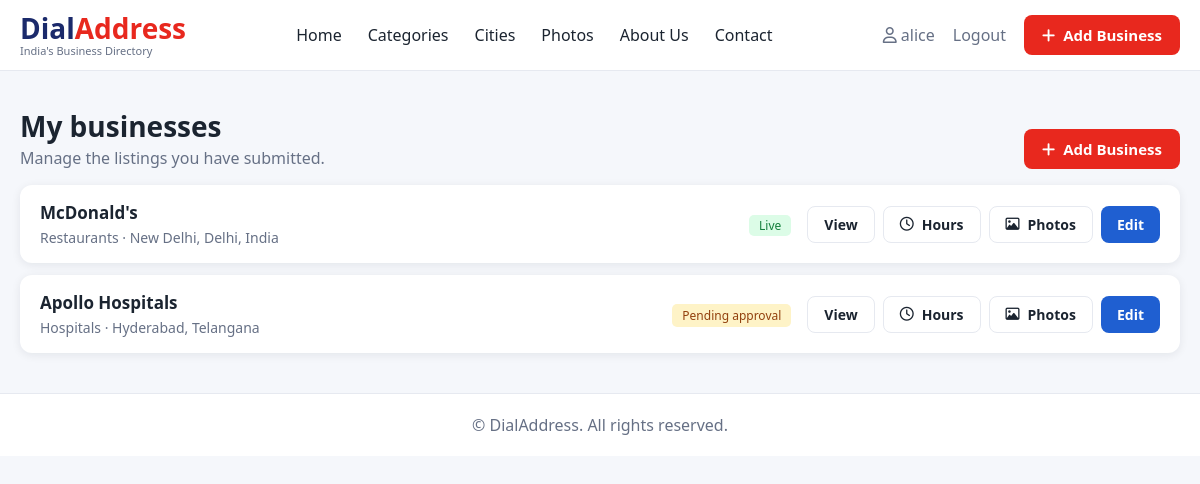
Page /my-businesses/ (signed in) on the earlier database version.
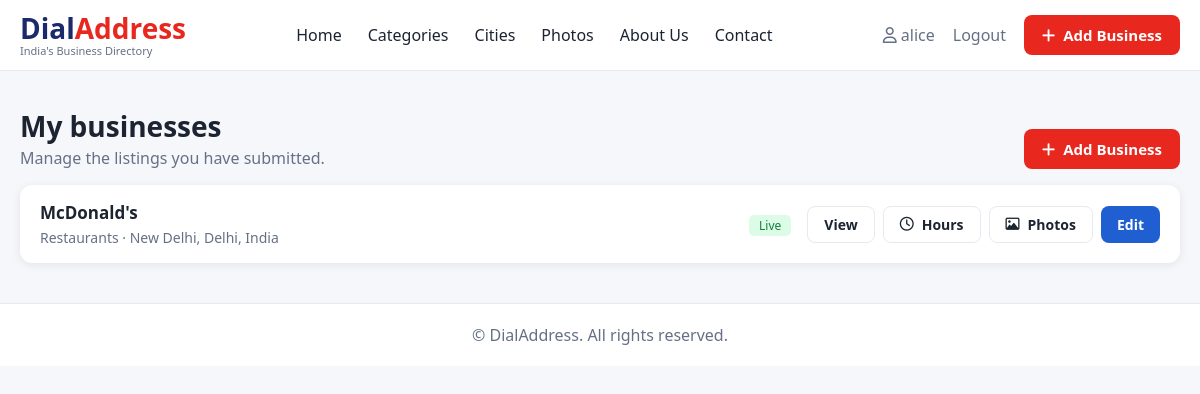
Same page on the later database version.
### directory/models.py (models this page shows, shortened)
class Business(models.Model):
    name = models.CharField(max_length=200)
    slug = models.SlugField(max_length=220, unique=True, blank=True)
    category = models.ForeignKey(
        Category, on_delete=models.CASCADE, related_name="businesses",
        limit_choices_to={"parent__isnull": True},
    )
    subcategory = models.ForeignKey(
        Category, on_delete=models.SET_NULL, null=True, blank=True,
        related_name="sub_businesses",
        limit_choices_to={"parent__isnull": False},
    )
    owner = models.ForeignKey(
        settings.AUTH_USER_MODEL, on_delete=models.SET_NULL,
        null=True, blank=True, related_name="businesses",
        help_text="User who submitted this listing (empty for listings you add yourself).",
    )
    city = models.ForeignKey(
        City, on_delete=models.CASCADE, related_name="businesses"
    )
    description = models.TextField(blank=True)
    about_heading = models.CharField(
        "About heading", max_length=150, blank=True, default="",
        help_text="Optional heading shown under 'About Us', e.g. 'Serving Delhi since 1990'.",
    )
    about = models.TextField(
        blank=True, help_text="Long 'About Us' text. If empty, the short description is used."
    )
    features = models.ManyToManyField(Feature, blank=True, related_name="businesses")
    services = models.TextField(
        blank=True, help_text="Comma separated, e.g. Burgers, Beverages, Fast Food"
    )
    established_year = models.PositiveSmallIntegerField(null=True, blank=True)
    payment_methods = models.CharField(
        max_length=300, blank=True,
        help_text="Comma separated, e.g. Cash, UPI, Credit/Debit Cards",
    )
    address = models.CharField(max_length=300)
    phone = models.CharField(max_length=20)
    whatsapp = models.CharField(
        max_length=20, blank=True,
        help_text="Number with country code, e.g. 919876543210"
    )
    email = models.EmailField(blank=True)
    website = models.URLField(blank=True)
    logo = models.ImageField(upload_to="logos/", blank=True, null=True)
    logo_bg_color = models.CharField(
        "Logo background color", max_length=7, default="#FFFFFF", blank=True,
        validators=[RegexValidator(r"^#[0-9a-fA-F]{6}$", "Enter a color like #FFFFFF.")],
        help_text="Background shown behind the logo (or the initials when there is no logo). Default is pure white.",
    )
    cover_image = models.ImageField(upload_to="covers/", blank=True, null=True)
    latitude = models.DecimalField(
        max_digits=9, decimal_places=6, blank=True, null=True
    )
    longitude = models.DecimalField(
        max_digits=9, decimal_places=6, blank=True, null=True
    )
    rating = models.DecimalField(max_digits=2, decimal_places=1, default=0)
    review_count = models.PositiveIntegerField(default=0)
    is_verified = models.BooleanField(default=False)
    is_featured = models.BooleanField(default=False)
    is_active = models.BooleanField(default=True)
    created_at = models.DateTimeField(auto_now_add=True)
    updated_at = models.DateTimeField(null=True, blank=True, editable=False)
    class Meta:
        verbose_name_plural = "businesses"
        ordering = ["-is_featured", "-rating", "name"]
    @property
    def initials(self):
        words = [w for w in self.name.split() if w[0].isalnum()]
        if not words:
            return "?"
        if len(words) == 1:
            return words[0][:2].upper()
        return (words[0][0] + words[1][0]).upper()

class Category(models.Model):
    name = models.CharField(max_length=100, unique=True)
    slug = models.SlugField(max_length=120, unique=True, blank=True)
    icon = models.CharField(
        max_length=50, blank=True,
        help_text="Icon class name, e.g. 'fa-utensils'"
    )
    parent = models.ForeignKey(
        "self", on_delete=models.CASCADE, null=True, blank=True,
        related_name="children",
        help_text="Leave empty for a main category. Set it to make a subcategory (e.g. Fast Food under Restaurants).",
    )
    info_heading = models.CharField(
        "Panel heading", max_length=150, blank=True, default="",
        help_text="Heading shown in the More panel. Leave empty to use About plus the category name.",
    )
    info_subheading = models.CharField(
        "Panel subheading", max_length=250, blank=True, default="",
        help_text="One line shown under the heading.",
    )
    info_content = models.TextField(
        "Panel description", blank=True, default="",
        help_text="Separate paragraphs with a blank line. The More button only appears when this is filled in.",
    )
    class Meta:
        verbose_name_plural = "categories"
        ordering = ["name"]

class City(models.Model):
    country = models.ForeignKey(
        Country, on_delete=models.CASCADE,
        related_name="cities", null=True
    )
    name = models.CharField(max_length=100)
    state = models.CharField(max_length=100, blank=True)
    slug = models.SlugField(max_length=150, unique=True, blank=True)
    class Meta:
        verbose_name_plural = "cities"
        ordering = ["name"]
        unique_together = ("country", "name", "state")
    def __str__(self):
        parts = [self.name, self.state, self.country.name if self.country else ""]
        return ", ".join(p for p in parts if p)

class Country(models.Model):
    name = models.CharField(max_length=100, unique=True)
    code = models.CharField(
        max_length=2, unique=True,
        help_text="2-letter ISO code, e.g. IN, US, AE"
    )
    slug = models.SlugField(max_length=120, unique=True, blank=True)
    class Meta:
        verbose_name_plural = "countries"
        ordering = ["name"]

### directory/views.py (the view)
# urls.py: path("my-businesses/", views.my_businesses, name="my_businesses"),
@login_required
def my_businesses(request):
    items = request.user.businesses.select_related("category", "city")
    return render(request, "directory/my_businesses.html", {"items": items})

### directory/templates/directory/my_businesses.html (shortened to what this page needs)
{% extends "directory/base.html" %}
{% block content %}
<div class="container form-page">
  <div class="section-head">
    <div>
      <h2>My businesses</h2>
      <p>Manage the listings you have submitted.</p>
    </div>
    <a class="btn btn-red" href="{% url 'add_business' %}"><i class="fa-solid fa-plus"></i> Add Business</a>
  </div>
  {% if items %}
    <div class="my-list">
      {% for b in items %}
        <div class="my-row">
          <div class="my-info">
            <h3>{{ b.name }}</h3>
            <p>{{ b.category.name }} &middot; {{ b.city }}</p>
          </div>
          <div>
            {% if b.is_active %}<em class="badge-open">Live</em>{% else %}<em class="badge-pending">Pending approval</em>{% endif %}
          </div>
        <div class="my-actions">
            <a class="btn btn-outline" href="{% url 'business_detail' b.slug %}">View</a>
            <a class="btn btn-outline" href="{% url 'manage_hours' b.slug %}"><i class="fa-regular fa-clock"></i> Hours</a>
            <a class="btn btn-outline" href="{% url 'manage_photos' b.slug %}"><i class="fa-regular fa-image"></i> Photos</a>
            <a class="btn btn-blue" href="{% url 'edit_business' b.slug %}">Edit</a>
          </div>
        </div>
      {% endfor %}
    </div>
  {% else %}
    <p class="empty">You haven't added a business yet. Click <strong>Add Business</strong> to get started.</p>
  {% endif %}
</div>
{% endblock %}

Differences in the rows shown:
removed Business: name "Apollo Hospitals", category.name "Hospitals", city "Hyderabad, Telangana", is_active "Pending approval"
